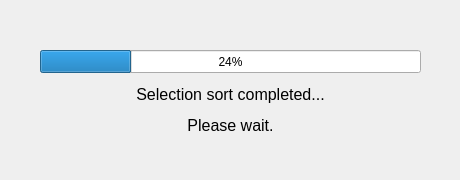
<?xml version="1.0" encoding="UTF-8"?>
<ui version="4.0">
 <class>SortingDialog</class>
 <widget class="QMainWindow" name="SortingDialog">
  <property name="geometry">
   <rect>
    <x>0</x>
    <y>0</y>
    <width>460</width>
    <height>180</height>
   </rect>
  </property>
  <property name="windowTitle">
   <string>MainWindow</string>
  </property>
  <widget class="QWidget" name="centralwidget">
   <widget class="QProgressBar" name="progressBar">
    <property name="geometry">
     <rect>
      <x>40</x>
      <y>50</y>
      <width>381</width>
      <height>23</height>
     </rect>
    </property>
    <property name="value">
     <number>24</number>
    </property>
   </widget>
   <widget class="QLabel" name="label">
    <property name="geometry">
     <rect>
      <x>40</x>
      <y>80</y>
      <width>381</width>
      <height>61</height>
     </rect>
    </property>
    <property name="text">
     <string>&lt;html&gt;&lt;head/&gt;&lt;body&gt;&lt;p align=&quot;center&quot;&gt;&lt;span style=&quot; font-size:12pt;&quot;&gt;Selection sort completed...&lt;/span&gt;&lt;/p&gt;&lt;p align=&quot;center&quot;&gt;&lt;span style=&quot; font-size:12pt;&quot;&gt;Please wait.&lt;/span&gt;&lt;/p&gt;&lt;/body&gt;&lt;/html&gt;</string>
    </property>
   </widget>
  </widget>
 </widget>
 <resources/>
 <connections/>
</ui>
